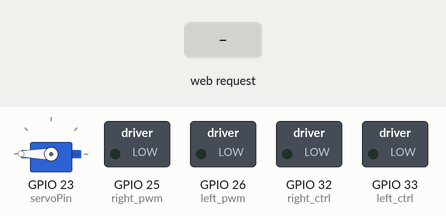
A sketch run on a simulated ESP32. Parts: servo, switched loads named in the sketch (green lamp = pin HIGH). The inputs (shaded band) are chosen by the test bench. WiFi joins after 1.5 s; servers stay silent unless stated; what the sketch prints to the serial monitor is not drawn.

Above: at 3.0 s.
3.1 s: HTTP request GET /btn/F received
At 3.8 s:
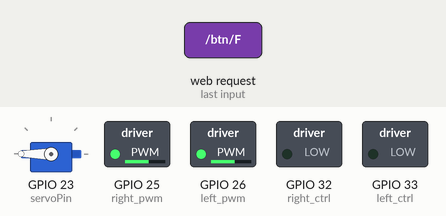
4.6 s: HTTP request GET /btn/B received
At 4.9 s:
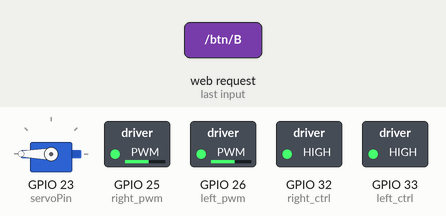
6.1 s: HTTP request GET /btn/L received
At 7.3 s:
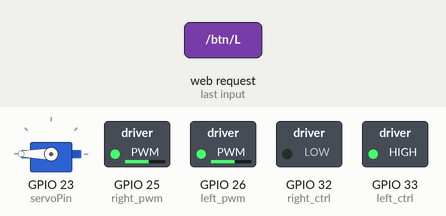
7.6 s: HTTP request GET /btn/R received
At 8.4 s:
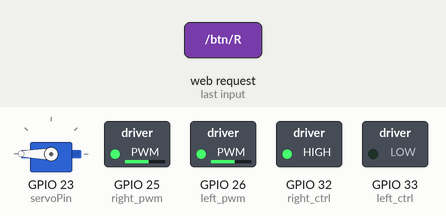
9.1 s: HTTP request GET /btn/x received
At 9.5 s:
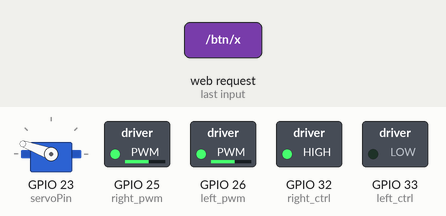
10.6 s: HTTP request GET /btn/S received
At 11.9 s:
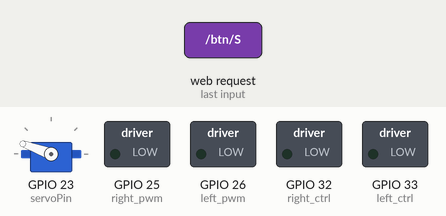
Timing chart, 0 to 13.1 s (numbered marks = the images above; inputs shaded):
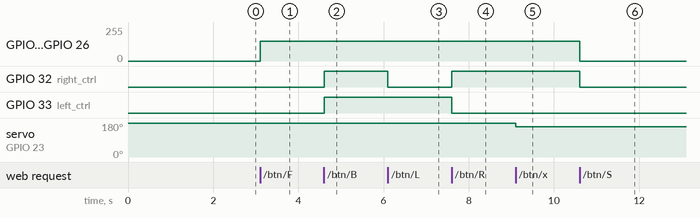

Measured:
- after the input at 3.1 s, GPIO 25 (right_pwm), GPIO 26 (left_pwm): 0/255 → 149/255 at once
- after the input at 4.6 s, GPIO 32 (right_ctrl), GPIO 33 (left_ctrl): LOW → HIGH at once
- after the input at 6.1 s, GPIO 32 (right_ctrl): HIGH → LOW at once
- after the input at 7.6 s, GPIO 32 (right_ctrl): LOW → HIGH at once; GPIO 33 (left_ctrl): HIGH → LOW at once
- after the input at 9.1 s, servo on GPIO 23 (servoPin): 180° → 160° at once
- after the input at 10.6 s, GPIO 25 (right_pwm), GPIO 26 (left_pwm): 149/255 → 0/255 at once; GPIO 32 (right_ctrl): HIGH → LOW at once

The sketch:

soccer_robot.ino
```cpp
#include <WiFi.h>
#include <ESPmDNS.h>
#include <WiFiClient.h>

#include <ESP32Servo.h>
//motor
#define left_ctrl  33  //define direction control pins of the left motor as gpio33
#define left_pwm  26   //define PWM control pins of the left motor as gpio26.
#define right_ctrl  32 //define direction control pins of the right motor as gpio32.
#define right_pwm  25  //define PWM control pins of the right motor as gpio25

/*REPLACE WITH YOUR NETWORK CREDENTIALS(Put your SSID & Password)*/
const char* ssid = "REPLACE_WITH_YOUR_SSID"; //Enter SSID here
const char* password = "REPLACE_WITH_YOUR_PASSWORD"; //Enter Password here
// TCP server at port 80 will respond to HTTP requests
WiFiServer server(80);

//servo
const int servoPin = 23;//set the pin of the servo to gpio23.
Servo myservo;  // create servo object to control a servo

void setup(void)
{
    Serial.begin(115200);
    pinMode(left_ctrl,OUTPUT); //set control pins of the left motor to OUTPUT
    ledcAttach(left_pwm, 1200, 8); //Set the frequency of left_pwm pin to 1200, PWM resolution to 8 that duty cycle is 256.
    pinMode(right_ctrl,OUTPUT);//set direction control pins of the right motor to OUTPUT..
    ledcAttach(right_pwm, 1200, 8); //Set the frequency of right_pwm pin to 1200, PWM resolution to 8 that duty cycle is 256.

    myservo.setPeriodHertz(50);           // standard 50 hz servo
    myservo.attach(servoPin, 500, 2500);  // attaches the servo on servoPin to the servo object.
    myservo.write(180);  // the initial angle of the servo is set to 180° .
    delay(300);

    // Connect to WiFi network
    WiFi.begin(ssid, password);
    Serial.println("");

    // Wait for connection
    while (WiFi.status() != WL_CONNECTED) {
        delay(500);
        Serial.print(".");
    }
    Serial.println("");
    Serial.print("Connected to ");
    Serial.println(ssid);
    Serial.print("IP address: ");
    Serial.println(WiFi.localIP());

    // Set up mDNS responder:
    // - first argument is the domain name, in this example
    //   the fully-qualified domain name is "esp32.local"
    // - second argument is the IP address to advertise
    //   we send our IP address on the WiFi network
    if (!MDNS.begin("esp32")) {
        Serial.println("Error setting up MDNS responder!");
        while(1) {
            delay(1000);
        }
    }
    Serial.println("mDNS responder started");

    // Start TCP (HTTP) server
    server.begin();
    Serial.println("TCP server started");

    // Add service to MDNS-SD
    MDNS.addService("http", "tcp", 80);
}

void loop(void)
{
    // Check if a client has connected
    WiFiClient client = server.available();
    if (!client) {
        return;
    }
    //Serial.println("");
    //Serial.println("New client");

    // Wait for data from client to become available
    while(client.connected() && !client.available()){
        delay(1);
    }

    // Read the first line of HTTP request
    String req = client.readStringUntil('\r');
    //Serial.println(req);
    // First line of HTTP request looks like "GET /path HTTP/1.1"
    // Retrieve the "/path" part by finding the spaces
    int addr_start = req.indexOf(' ');
    int addr_end = req.indexOf(' ', addr_start + 1);
    if (addr_start == -1 || addr_end == -1) {
        //Serial.print("Invalid request: ");
        //Serial.println(req);
        return;
    }
    req = req.substring(addr_start + 1, addr_end);
    //Serial.print("Request: ");
    Serial.println(req);
    String s;
    if (req == "/")
    {
        IPAddress ip = WiFi.localIP();
        String ipStr = String(ip[0]) + '.' + String(ip[1]) + '.' + String(ip[2]) + '.' + String(ip[3]);
        s = "HTTP/1.1 200 OK\r\nContent-Type: text/html\r\n\r\n<!DOCTYPE HTML>\r\n<html>Hello from ESP32 at ";
        s += ipStr;
        s += "</html>\r\n\r\n";
        Serial.println("Sending 200");
        client.println(WiFi.localIP());
    }
    else if(req == "/btn/F")
    {
      digitalWrite(left_ctrl,LOW); //set direction control pins of the left motor to LOW.
      ledcWrite(left_pwm, 150); //the left motor outputs PWM 150
      digitalWrite(right_ctrl,LOW); //set control pins of the right motor to LOW.
      ledcWrite(right_pwm, 150); //the right motor outputs PWM 150
    }
    else if(req == "/btn/B")
    {
      digitalWrite(left_ctrl, HIGH);
      ledcWrite(left_pwm, 150);
      digitalWrite(right_ctrl, HIGH);
      ledcWrite(right_pwm, 150);
    }
    else if(req == "/btn/L")
    {
      digitalWrite(left_ctrl,HIGH);
      ledcWrite(left_pwm, 150);
      digitalWrite(right_ctrl,LOW);
      ledcWrite(right_pwm, 150);
    }
    else if(req == "/btn/R")
    {
      digitalWrite(left_ctrl,LOW);
      ledcWrite(left_pwm, 150);
      digitalWrite(right_ctrl,HIGH);
      ledcWrite(right_pwm, 150);
    }
    else if(req == "/btn/S")
    {
      digitalWrite(left_ctrl,LOW);
      ledcWrite(left_pwm, 0);
      digitalWrite(right_ctrl,LOW);
      ledcWrite(right_pwm, 0);
    }
    else if(req == "/btn/p")
    {
      Serial.write('p');
      myservo.write(180);
      delay(200);
    }
    else if(req == "/btn/q")
    {
      Serial.write('q');
      client.println("q");
    }
    else if(req == "/btn/x")
    {
      myservo.write(160);
      delay(200);
    }
}
```
